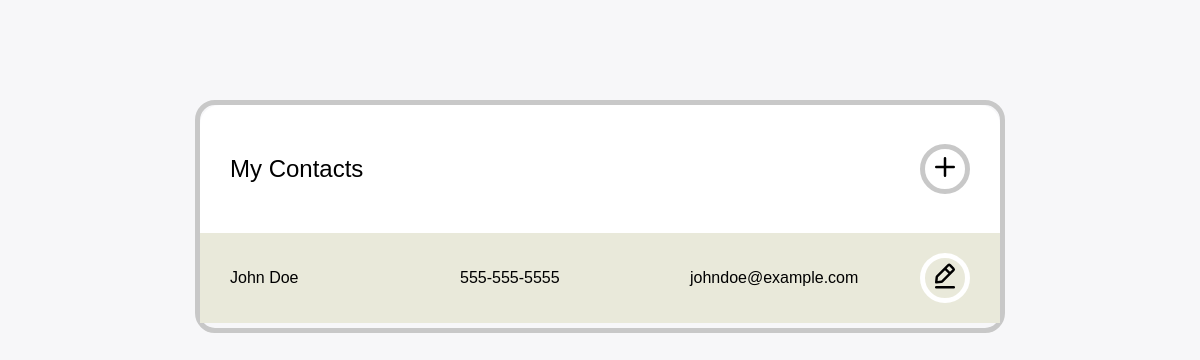
The app's page /, older data.
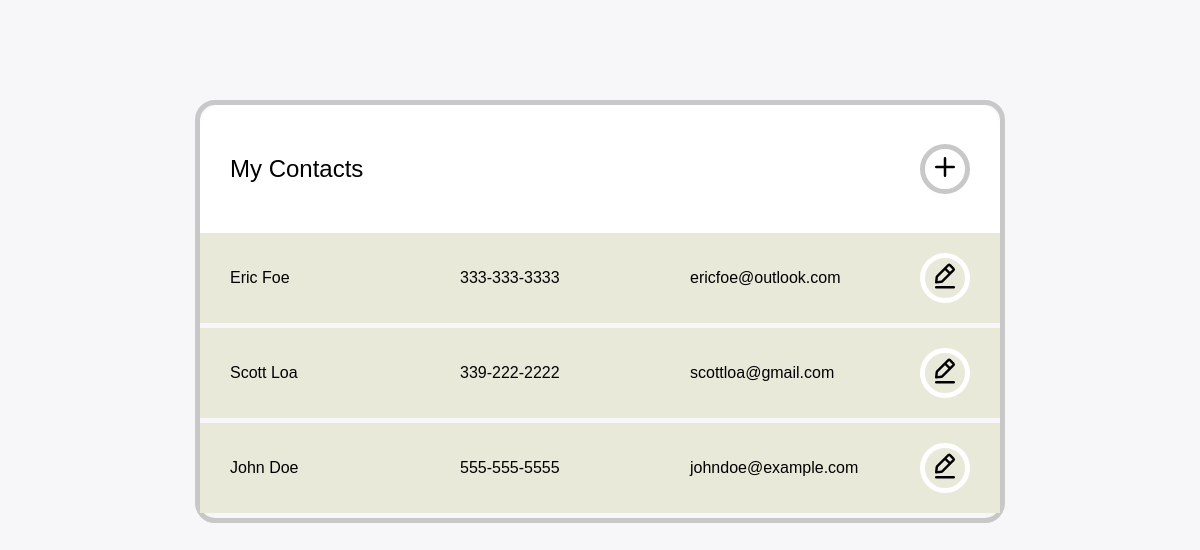
The same page, newer data.
### contacts_app/models.py (models this page shows, shortened)
class Contact(models.Model):
  full_name = models.CharField(max_length=255)
  email = models.EmailField(null=True)
  phone = models.CharField(max_length=15)

### contacts_app/views.py (the view)
# urls.py: path('', views.contacts, name='contacts'),
def contacts(request):
    myContacts = Contact.objects.all().order_by('-id')
    context = {
        'my_contacts': myContacts
    }
    return render(request, 'contacts.html', context)

### contacts_app/templates/contacts.html (shortened to what this page needs)
{% load static %}
<!DOCTYPE html>
<html lang="en">
  <head>
    <link rel="stylesheet" href="{% static 'contacts_app/css/main.css' %}" />
  </head>
  <body>
    <main>
      <header>
        <div class="header-layout">
          <div><h2 class="header-title">My Contacts</h2></div>
          <div>
            <button class="circle-btn">
              <img
                id="add-contact"
                class="edit-icon"
                src="{% static 'contacts_app/icons/plus.svg' %}"
                alt="add contact"
              />
            </button>
          </div>
        </div>
      </header>
      <section>
        {% for contact in my_contacts %}
          {% include 'contact.html' with contact_id=contact.id full_name=contact.full_name email=contact.email phone=contact.phone %}
        {% endfor %}
      </section>
    </main>
  </body>
</html>

### contacts_app/templates/contact.html (shortened to what this page needs)
{% load static %}
<form
  class="contact{% if new_contact %} new-contact save-mode{% endif %}"
  action="{% if contact_id %}{% url 'edit_contact' contact_id %}{% else %}{% url 'submit_contact' %}{% endif %}"
  method="POST"
  novalidate
>
  <div class="name">
    <span class="value">{{full_name}}</span>
  </div>
  <div class="phone">
    <span class="value">{{phone}}</span>
  </div>
  <div class="email">
    <span class="value">{{email}}</span>
  </div>
  <div class="action">
    <button class="btn-action circle-btn" type="button">
      <img
        class="edit-icon"
        src="{% static 'contacts_app/icons/edit.svg' %}"
        alt="edit contact"
      />
    </button>
  </div>
</form>

### contacts_app/static/contacts_app/css/main.css (style rules this page uses)
body { background-color: #f7f7f9; font-family: sans-serif; }
button { background-color: transparent; outline: none; color: inherit; padding: 0; margin: 0; border: none; cursor: pointer; appearance: none; -webkit-appearance: none; -moz-appearance: none; }
main { background-color: #f7f7f9; border: solid 5px #c8c8c8; margin: 100px auto; max-width: 800px; border-radius: 20px; }
header { width: 100%; padding: 30px; background-color: #fff; border-top-left-radius: inherit; border-top-right-radius: inherit; box-sizing: border-box; }
.header-layout { display: flex; justify-content: space-between; align-items: center; }
.header-title { font-weight: 400; }
header .circle-btn { border-color: #c8c8c8; }
.circle-btn { width: 50px; height: 50px; border: solid 5px #fff; border-radius: 100%; }
.circle-btn img { width: 30px; line-height: 1; margin: 0 auto; }
.contact { background-color: #e9e9da; padding: 20px 30px; display: flex; align-items: center; margin-bottom: 5px; min-height: 40px; gap: 30px; position: relative; }
.contact > div:not(.action) { width: 33%; }
.contact .btn-action img { width: 30px; }

Row changes from the older to the newer data that the page shows:
added Contact: full_name "Eric Foe", phone "333-333-3333", email "ericfoe@outlook.com"
added Contact: full_name "Scott Loa", phone "339-222-2222", email "scottloa@gmail.com"
